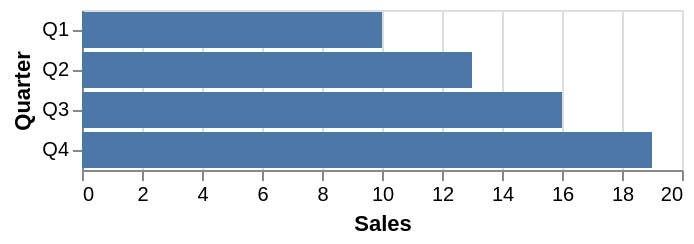

Vega-Lite specification for this chart:
### Vega-Lite specification from a JSON file in a GitHub repository (floating-point values rounded to 4 significant figures)
{"$schema": "https://vega.github.io/schema/vega-lite/v5.json", "data": {"values": [{"quarter": "Q1", "sales": 10}, {"quarter": "Q2", "sales": 13}, {"quarter": "Q3", "sales": 16}, {"quarter": "Q4", "sales": 19}]}, "mark": "bar", "encoding": {"y": {"field": "quarter", "type": "nominal", "title": "Quarter"}, "x": {"field": "sales", "type": "quantitative", "title": "Sales"}}}
